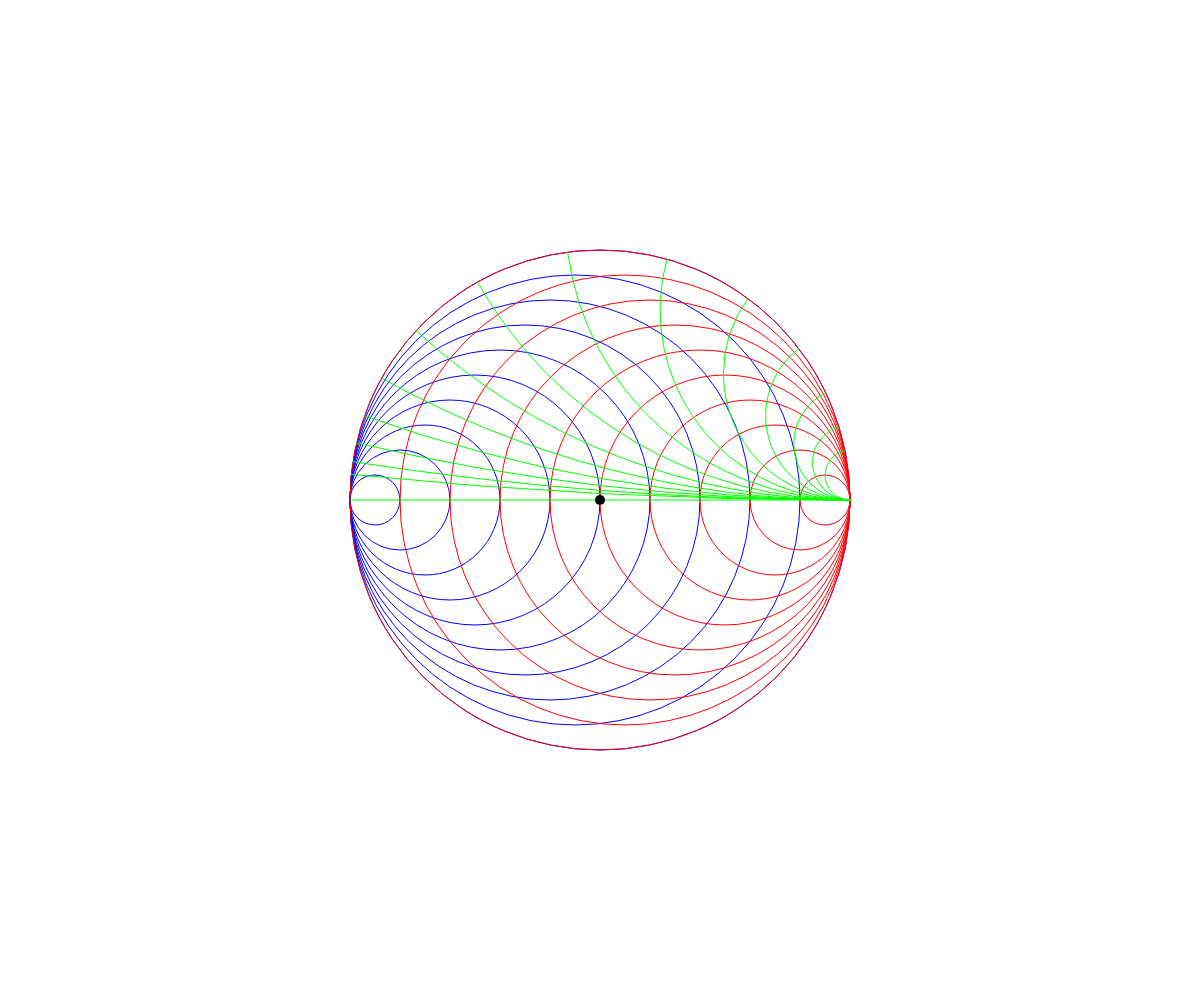
Frame 1 (no input)
Frame 60 (no input): identical to frame 1, image omitted
Frame 120 (the mouse pressed at the canvas centre since frame 60): identical to frame 1, image omitted

The p5.js sketch that drew this single still picture (run headless with seeded random() and noise() and a simulated clock; from frame 60 on, the mouse is pressed at the canvas centre):

// p5.js sketch
// ── sketch.js
function setup() {
	createCanvas(windowWidth, windowHeight);
}

function draw() {
	background(255);
	
	res_circles(width/2, height/2, -500, color(0,0,255));
	res_circles(width/2, height/2, 500, color(255, 0, 0));

	reactance_arcs( width/2, height/2, 500, color(0, 255, 0))
	strokeWeight(10);
	stroke(0);
	point(width/2, height/2);
}


function res_circles(center_x, center_y, diameter, line_color){
	 n= 10; // draw ten circles
	increment = diameter / n;
	
	noFill();
	strokeWeight(1);
	stroke(line_color);
	
	for(let d = increment; abs(d) <= abs(diameter); d += increment){
		ellipse( center_x + (diameter/2) - (d/2), center_y, abs(d), abs(d));
	}
}

function reactance_arcs(center_x, center_y, diameter, line_color){
	n= 10; // draw ten arcs
	increment = diameter / n;

	noFill();
	strokeWeight(1);
	stroke(line_color);
	line(center_x - diameter/2, center_y, center_x + diameter/2, center_y);
	for( let d = increment; abs(d) <= 20*abs(diameter); d *= 1.5){
		arc(center_x + diameter/2, center_y - d/2, d, d, HALF_PI,  -2*atan(d/(diameter)) -  HALF_PI);
	}
}
